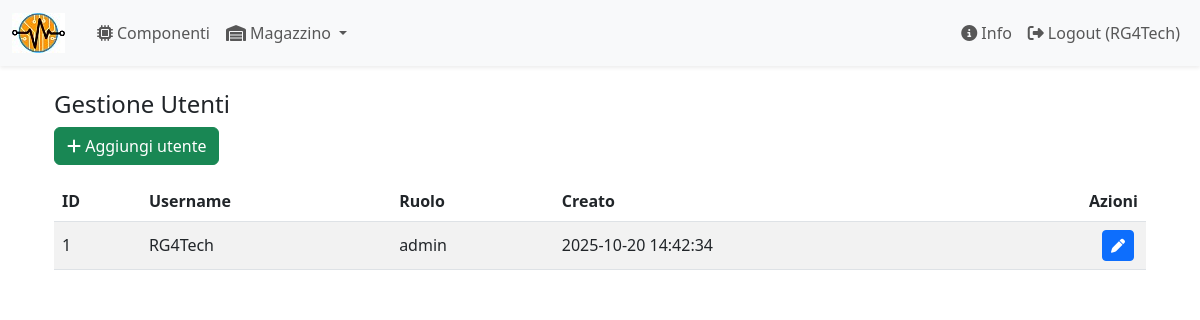
The app's page /magazzino/admin/users.php (signed in) with its own data.
### tables this page shows
CREATE TABLE `users` (
  `id` mediumint(8) UNSIGNED NOT NULL,
  `username` varchar(50) NOT NULL,
  `password_hash` varchar(255) NOT NULL,
  `role` enum('admin','user') DEFAULT 'user',
  `created_at` timestamp NOT NULL DEFAULT current_timestamp()
);

### magazzino/admin/users.php (the view, shortened to what this page needs)
<?php
require '../includes/db_connect.php';
$users = $pdo->query("SELECT id, username, role, created_at FROM users ORDER BY id ASC")->fetchAll();
include '../includes/header.php';
?>
<div class="container mt-4">
  <h4>Gestione Utenti</h4>
  <a href="add_user.php" class="btn btn-success mb-3">
    <i class="fa fa-plus"></i> Aggiungi utente
  </a>
  <table class="table table-striped align-middle">
    <thead>
      <tr>
        <th>ID</th>
        <th>Username</th>
        <th>Ruolo</th>
        <th>Creato</th>
        <th class="text-end">Azioni</th>
      </tr>
    </thead>
    <tbody>
      <?php foreach ($users as $u): ?>
        <tr>
          <td><?= $u['id'] ?></td>
          <td><?= htmlspecialchars($u['username']) ?></td>
          <td><?= $u['role'] ?></td>
          <td><?= $u['created_at'] ?></td>
          <td class="text-end">
            <a href="edit_user.php?id=<?= $u['id'] ?>" class="btn btn-sm btn-primary me-1">
              <i class="fa fa-pen"></i>
            </a>
          </td>
        </tr>
      <?php endforeach; ?>
    </tbody>
  </table>
</div>
<?php include '../includes/footer.php'; ?>

### records on screen
users: id "1", username "RG4Tech", role "admin", created_at "2025-10-20 14:42:34"

### other values on screen
$_SESSION['username'] "RG4Tech"
